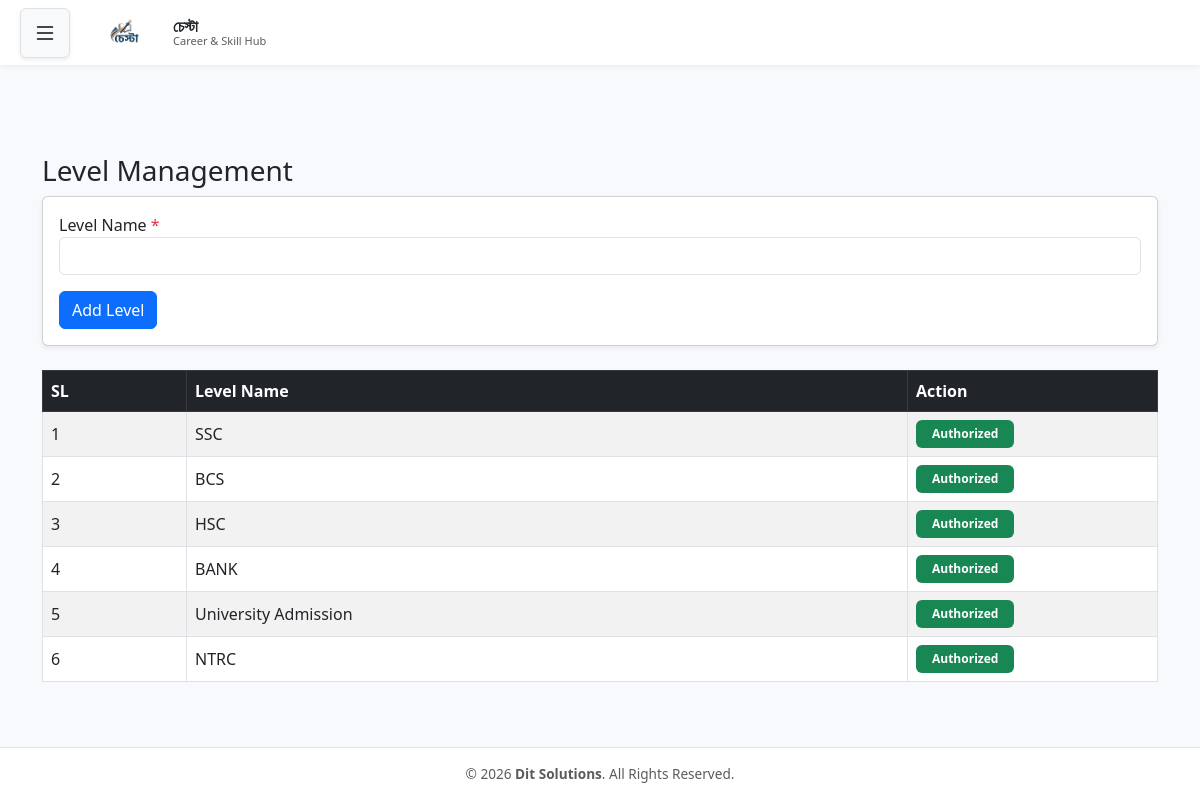
/exam_insert_level.php (signed in), run on the app's committed database.
### tables this page shows
CREATE TABLE `levels` (
  `id` int(11) NOT NULL,
  `name` varchar(100) NOT NULL,
  `BR_CODE` varchar(20) DEFAULT NULL,
  `ORG_CODE` varchar(20) DEFAULT NULL,
  `AUTHORIZED_STATUS` char(1) DEFAULT 'N',
  `AUTHORIZED_USER` varchar(100) DEFAULT NULL,
  `AUTHORIZED_DATE` date DEFAULT NULL,
  `ENTRY_DATE` date DEFAULT NULL,
  `ENTRY_USER` varchar(200) DEFAULT NULL,
  `EDIT_DATE` date DEFAULT NULL,
  `EDIT_USER` varchar(200) DEFAULT NULL,
  `DELETE_USER` varchar(200) DEFAULT NULL,
  `DELETE_DATE` date DEFAULT NULL
);

### exam_insert_level.php (the view, shortened to what this page needs)
<?php
require 'db.php';
$user      = $_SESSION['user'];
$orgCode   = $user['org_code'] ?? '';
$brCode    = $user['br_code'] ?? '';
$canInsert  = $_SESSION['user']['can_insert']  ?? 0;
$editLevel = null;
$stmt = $pdo->prepare("SELECT id, name, authorized_status FROM levels WHERE org_code = :org_code AND br_code = :br_code ORDER BY id ASC");
$stmt->execute([
    'org_code' => $orgCode,
    'br_code'  => $brCode
]);
$levels = $stmt->fetchAll();
?>
<!DOCTYPE html>
<html lang="en">
<head>
    <link href="https://cdn.jsdelivr.net/npm/bootstrap@5.3.0/dist/css/bootstrap.min.css" rel="stylesheet">
</head>
<body class="d-flex flex-column min-vh-100">
<?php include 'header.php'; ?>
<main class="container py-4 flex-grow-1">
    <h3>Level Management</h3>
    <?php if ($canInsert || $editLevel): ?>
    <div class="card mb-4 shadow-sm">
        <div class="card-body">
            <form method="post">
                <div class="mb-3">
                    <label>Level Name <span class="text-danger">*</span></label>
                    <input type="text" name="level_name" class="form-control" required
                           value="<?= htmlspecialchars($editLevel['name'] ?? '') ?>">
                </div>
                <button type="submit" class="btn btn-primary"><?= $editLevel ? 'Update Level' : 'Add Level' ?></button>
            </form>
        </div>
    </div>
    <?php endif; ?>
    <div class="table-responsive">
        <table class="table table-bordered table-striped align-middle">
            <thead class="table-dark">
                <tr>
                    <th>SL</th>
                    <th>Level Name</th>
                    <th style="width: 250px;">Action</th>
                </tr>
            </thead>
            <tbody>
                <?php
                $sl = 1;
                foreach ($levels as $level): ?>
                    <tr>
                        <td><?= $sl++ ?></td>
                        <td><?= htmlspecialchars($level['name']) ?></td>
                        <td>
                            <?php if ($level['authorized_status'] === 'Y'): ?>
                                <span class="badge bg-success py-2 px-3">Authorized</span>
                            <?php endif; ?>
                        </td>
                    </tr>
                <?php endforeach; ?>
            </tbody>
        </table>
    </div>
</main>
<?php include 'footer.php'; ?>
</body>
</html>

### header.php (shortened to what this page needs)
<?php
$siteLogo = 'logo.png';
$orgName       = $_SESSION['user']['org_name'] ?? 'EduPortal';
?>
<!DOCTYPE html>
<html lang="en">
<head>
    <link href="https://cdn.jsdelivr.net/npm/bootstrap@5.3.0/dist/css/bootstrap.min.css" rel="stylesheet">
    <link href="https://cdn.jsdelivr.net/npm/bootstrap-icons@1.10.5/font/bootstrap-icons.css" rel="stylesheet">
</head>
<body>
<header class="top-navbar">
    <button class="btn btn-light border shadow-sm me-3" id="mobile-toggle">
        <i class="bi bi-list fs-4"></i>
    </button>
    <a href="index_user.php" class="logo-wrap me-auto" aria-label="<?= htmlspecialchars($orgName, ENT_QUOTES, 'UTF-8') ?>">
        <img src="<?= htmlspecialchars($siteLogo, ENT_QUOTES, 'UTF-8') ?>" alt="<?= htmlspecialchars($orgName, ENT_QUOTES, 'UTF-8') ?>" class="logo-img">
        <div class="d-flex flex-column" style="line-height:1.1;">
            <span class="fw-bold text-dark"><?= htmlspecialchars($orgName, ENT_QUOTES, 'UTF-8') ?></span>
            <small class="text-muted" style="font-size: 11px;">Career & Skill Hub</small>
        </div>
    </a>
</header>
<div id="page-content">
</div>
</body>
</html>

### footer.php (shortened to what this page needs)
<footer class="mt-auto py-3 text-center border-top bg-white">
    <p class="mb-0 text-muted" style="font-size: 0.85rem;">
        &copy; <?= date("Y") ?> <strong>Dit Solutions</strong>. All Rights Reserved.
    </p>
</footer>
</body>
</html>

### header.php (style rules this page uses)
:root { --sidebar-width: 280px; --dark-navy: #1a1a2e; --light-navy: #252545; }
body { background-color: #f8f9fc; margin: 0; min-height: 100vh; display: flex; }
#page-content { margin-left: var(--sidebar-width); padding-top: 130px; padding-left: 20px; padding-right: 20px; }
.top-navbar { background: #fff; height: 65px; padding: 0 20px; display: flex; align-items: center; box-shadow: 0 2px 4px rgba(0,0,0,0.05); position: fixed; top: 0; left: 0; right: 0; z-index: 1050; }
.logo-wrap { display: flex; align-items: center; gap: 10px; text-decoration: none; flex-shrink: 0; min-width: 0; max-width: 100%; }
.logo-img { height: 40px; width: auto; max-width: 140px; object-fit: contain; display: block; flex-shrink: 0; transition: transform .2s ease; background: transparent; }
.top-navbar .logo-img { height: 42px; max-width: 150px; }

### footer.php (style rules this page uses)
html, body { height: 100%; margin: 0; }
main { flex: 1; }
footer { background: #fff; text-align: center; }

### data on the page
levels: name "SSC", AUTHORIZED_STATUS "Authorized"
levels: name "BCS", AUTHORIZED_STATUS "Authorized"
levels: name "HSC", AUTHORIZED_STATUS "Authorized"
levels: name "BANK", AUTHORIZED_STATUS "Authorized"
levels: name "University Admission", AUTHORIZED_STATUS "Authorized"
levels: name "NTRC", AUTHORIZED_STATUS "Authorized"

### other printed values
$orgName "চেস্টা"
